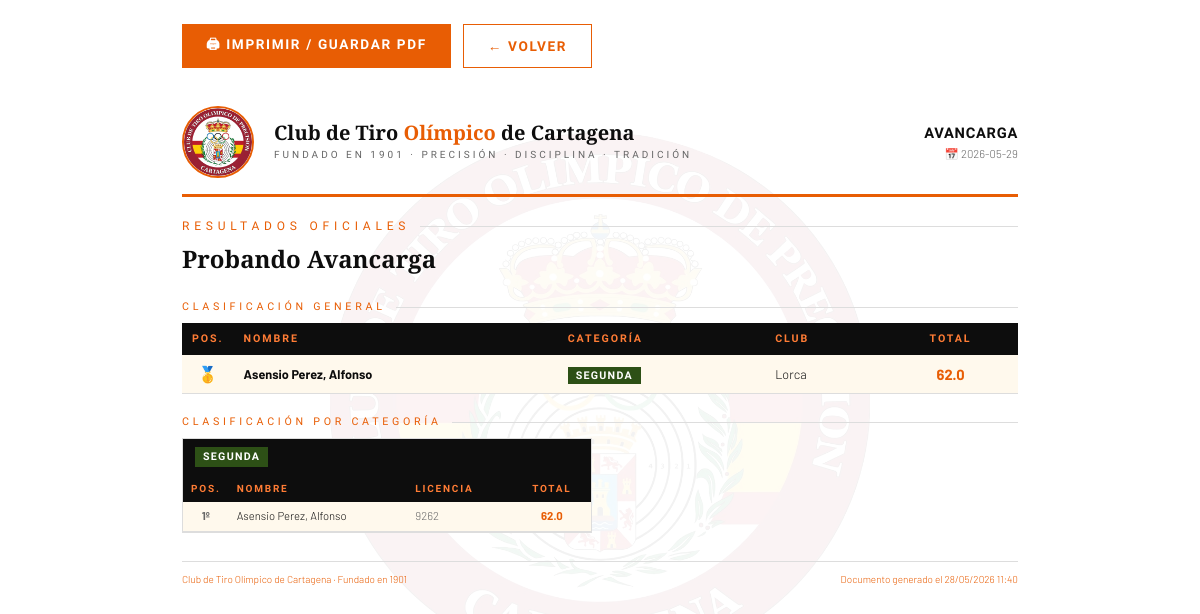
Page /competiciones/2/imprimir (signed in) on the committed database.
### tables this page shows
CREATE TABLE competiciones (
                id     INTEGER PRIMARY KEY AUTOINCREMENT,
                nombre TEXT NOT NULL,
                fecha  TEXT,
                modalidad TEXT DEFAULT 'Pistola Standard'
            );

CREATE TABLE inscripciones (
                id              INTEGER PRIMARY KEY AUTOINCREMENT,
                competicion_id  INTEGER NOT NULL,
                tirador_id      INTEGER NOT NULL,
                puesto          INTEGER NOT NULL,
                pagado          INTEGER DEFAULT 0, ocultar_categoria INTEGER DEFAULT 0, categoria TEXT DEFAULT '',
                FOREIGN KEY (competicion_id) REFERENCES competiciones(id),
                FOREIGN KEY (tirador_id) REFERENCES tiradores(id),
                UNIQUE(competicion_id, puesto)
            );

CREATE TABLE tiradores (
                id        INTEGER PRIMARY KEY AUTOINCREMENT,
                nombre    TEXT NOT NULL,
                apellidos TEXT NOT NULL,
                dni       TEXT UNIQUE NOT NULL,
                licencia  TEXT,
                club      TEXT,
                categoria TEXT
            );

### app.py (the view)
@app.route("/competiciones/<int:cid>/imprimir")
@login_required
def competicion_imprimir(cid):
    db   = get_db()
    comp = db.execute("SELECT * FROM competiciones WHERE id=?", (cid,)).fetchone()
    if not comp:
        return redirect(url_for("competiciones"))
    insc_rows = db.execute("""
        SELECT i.id, i.puesto, i.pagado, i.ocultar_categoria, i.categoria,
               t.id as tid, t.nombre, t.apellidos, t.dni, t.licencia, t.club
        FROM inscripciones i
        JOIN tiradores t ON t.id = i.tirador_id
        WHERE i.competicion_id = ?
        ORDER BY i.puesto
    """, (cid,)).fetchall()
    inscripciones = []
    for row in insc_rows:
        total = calcular_total_inscripcion(row["id"], db, comp["modalidad"])
        inscripciones.append(dict(row) | {"total": total})
    visibles = [i for i in inscripciones if not i["ocultar_categoria"]]
    clasificacion = sorted([i for i in visibles if i["total"] > 0],
                           key=lambda x: -x["total"])
    por_cat = {}
    for i in clasificacion:
        por_cat.setdefault(i["categoria"], []).append(i)
    sin_puntos = [i for i in visibles if i["total"] == 0]
    for i in sin_puntos:
        por_cat.setdefault(i["categoria"], [])
    now = datetime.now().strftime('%d/%m/%Y %H:%M')
    return render_template("competicion_imprimir.html", now=now,
        comp=comp, clasificacion=clasificacion, por_cat=por_cat)

### app.py (called while the page is built)
@login_manager.user_loader
def load_user(user_id):
    db  = get_db()
    row = db.execute("SELECT * FROM usuarios WHERE id=? AND activo=1", (user_id,)).fetchone()
    if row:
        return User(row["id"], row["username"], row["rol"], row["tirador_id"])
    return None

def get_db():
    db = getattr(g, "_database", None)
    if db is None:
        db = g._database = sqlite3.connect(DB_PATH)
        db.row_factory = sqlite3.Row
    return db

def get_modalidad_config(modalidad):
    return MODALIDAD_CONFIG.get(modalidad or "", DEFAULT_CONFIG)

def calcular_suma_serie_vals(valores, top=None):
    nums = []
    for v in valores:
        if v is None: continue
        try:
            nums.append(10.0 if str(v).strip().lower() == 'x' else float(v))
        except: pass
    if top and len(nums) > top:
        nums = sorted(nums, reverse=True)[:top]
    return sum(nums)

def calcular_total_inscripcion(insc_id, db, modalidad=None):
    config = get_modalidad_config(modalidad)
    n_disp = config.get("disparos", 5)
    top    = config.get("top")
    cols   = ", ".join(f"d{i}" for i in range(1, n_disp + 1))
    filas  = db.execute(f"SELECT {cols} FROM puntuaciones WHERE inscripcion_id=?", (insc_id,)).fetchall()
    return sum(calcular_suma_serie_vals([r[f"d{i}"] for i in range(1, n_disp + 1)], top) for r in filas)

### templates/competicion_imprimir.html (shortened to what this page needs)
<!DOCTYPE html>
<html lang="es">
<head>
</head>
<body>
<div class="pagina">
  <div class="acciones-imp">
    <button class="btn-imprimir" onclick="window.print()">🖨 Imprimir / Guardar PDF</button>
    <a href="/competiciones/{{ comp.id }}" class="btn-volver">← Volver</a>
  </div>
  <div class="cabecera">
    <img src="/static/escudo.png" alt="Escudo CTO Cartagena">
    <div class="cab-texto">
      <div class="cab-club">Club de Tiro <span>Olímpico</span> de Cartagena</div>
      <div class="cab-sub">Fundado en 1901 · Precisión · Disciplina · Tradición</div>
    </div>
    <div class="cab-comp">
      <div class="comp-nombre">{{ comp.modalidad }}</div>
      <div class="comp-meta">{% if comp.fecha %}📅 {{ comp.fecha }}{% else %}Fecha por confirmar{% endif %}</div>
    </div>
  </div>
  <p class="titulo-doc">Resultados oficiales</p>
  <h1 class="titulo-h1">{{ comp.nombre }}</h1>
  {% if clasificacion %}
  <p class="seccion-titulo">Clasificación general</p>
  <table>
    <thead>
      <tr>
        <th class="c" style="width:44px;">Pos.</th>
        <th>Nombre</th>
        <th>Categoría</th>
        <th>Club</th>
        <th class="c">Total</th>
      </tr>
    </thead>
    <tbody>
    {% for i in clasificacion %}
    <tr>
      <td class="c">
        <span class="pos pos-{{ loop.index if loop.index <= 3 else '' }}">
          {% if loop.index==1 %}🥇{% elif loop.index==2 %}🥈{% elif loop.index==3 %}🥉{% else %}{{ loop.index }}º{% endif %}
        </span>
      </td>
      <td><strong>{{ i.apellidos }}, {{ i.nombre }}</strong></td>
      <td><span class="cat-badge badge-{{ i.categoria|lower|replace(' ', '-') }}">{{ i.categoria }}</span></td>
      <td>{{ i.club }}</td>
      <td class="total">{{ i.total }}</td>
    </tr>
    {% endfor %}
    </tbody>
  </table>
  {% else %}
  <p style="color:var(--gris);margin-bottom:20px;font-size:.9rem;">Aún no hay puntuaciones registradas.</p>
  {% endif %}
  {% if por_cat %}
  <p class="seccion-titulo">Clasificación por categoría</p>
  <div class="cats-grid">
    {% for cat, lista in por_cat.items() %}
    <div class="cat-bloque">
      <div class="cat-header">
        <span class="cat-badge badge-{{ cat|lower|replace(' ', '-') }}">{{ cat }}</span>
      </div>
      <table>
        <thead>
          <tr>
            <th style="width:36px;">Pos.</th>
            <th>Nombre</th>
            <th>Licencia</th>
            <th class="c">Total</th>
          </tr>
        </thead>
        <tbody>
        {% for i in lista %}
        <tr>
          <td class="c" style="font-weight:700;color:var(--gris);">{{ loop.index }}º</td>
          <td>{{ i.apellidos }}, {{ i.nombre }}</td>
          <td style="color:var(--gris);">{{ i.licencia or '—' }}</td>
          <td class="total">{{ i.total }}</td>
        </tr>
        {% else %}
        <tr><td colspan="4" style="padding:8px;color:var(--gris);font-style:italic;text-align:center;">Sin puntuaciones</td></tr>
        {% endfor %}
        </tbody>
      </table>
    </div>
    {% endfor %}
  </div>
  {% endif %}
  <div class="pie">
    <span>Club de Tiro <span>Olímpico</span> de Cartagena · Fundado en 1901</span>
    <span>Documento generado el {{ now }}</span>
  </div>
</div>
</body>
</html>

### rows in the picture
competiciones: modalidad "AVANCARGA", fecha "2026-05-29", nombre "Probando Avancarga"
inscripciones: apellidos "Asensio Perez", nombre "Alfonso", categoria "SEGUNDA", club "Lorca", total "62.0", licencia "9262"
